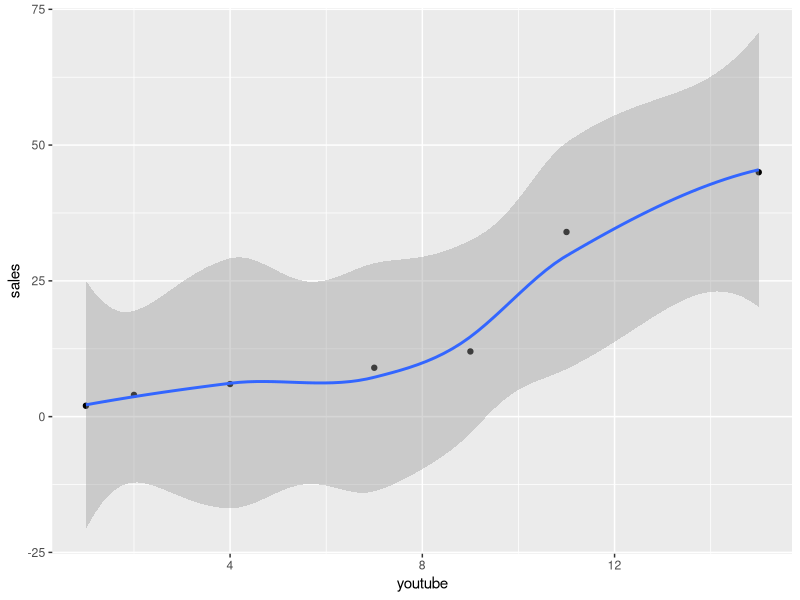

Source code (R):
## ---- chunk 1
knitr::opts_chunk$set(echo = TRUE)
## ---- chunk 2
marketing= data.frame(sales=c(2,4,6,9,12,34,45),youtube=c(1,2,4,7,9,11,15)) 
## ---- chunk 3
library(ggplot2)
ggplot(marketing,aes( x = youtube, y = sales))+
  geom_point()+
  stat_smooth()
## ---- chunk 4
cor.test(marketing$sales,marketing$youtube)
